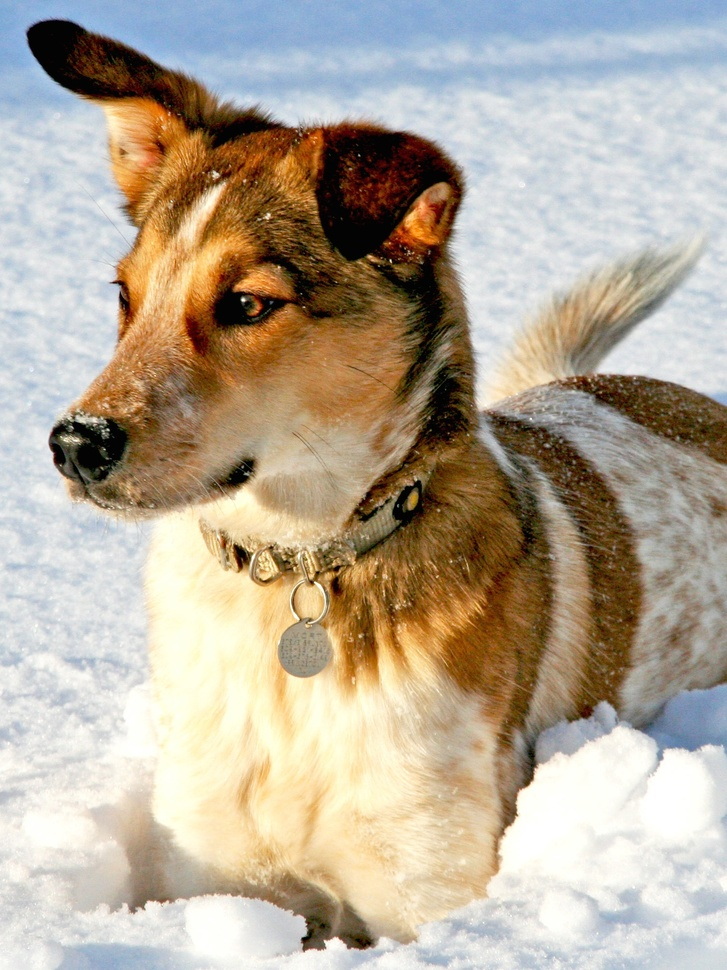
#> input picture HomeWork - Chapter 02/dog.jpg, 727 x 970 px, shrunk from 1500 x 2000 before the run
$ jupyter execute Exercise-2.1.ipynb
#> lines starting #> are read from the running program, lines starting #| are printed output that depends on the picture; after the words box and inside, x2 and y2 are one past the last pixel; in counts of white or black regions, pixels touching at a corner belong together
### Load the image dog.jpg and convert to grayscale. Use the FFT to compress the image at different compression ratios. Plot the error between the compressed and actual image as a function of the compression ratio.

[cell 1]
#Importing required Libraries
from matplotlib.image import imread
import numpy as np
import matplotlib.pyplot as plt
import os
plt.rcParams['figure.figsize'] = [12, 8]
plt.rcParams.update({'font.size': 18})

A = imread(os.path.join('dog.jpg'))
#> A is the input picture: shape (970, 727, 3); mean R, G, B 181.4, 169.5, 152
B = np.mean(A, -1); # Convert RGB to grayscale
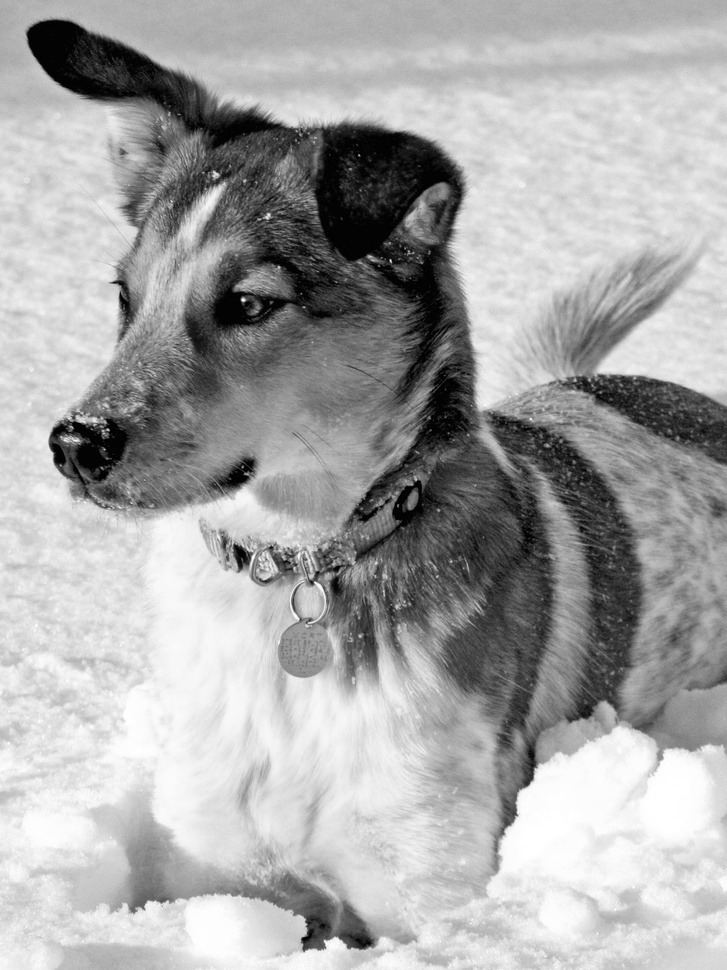
#> B: shape (970, 727) float64; min 0, max 255, mean 167.6

Bt = np.fft.fft2(B) # Using FFT
Btsort = np.sort(np.abs(Bt.reshape(-1))) # sort by magnitude to determine the Threshold for zeroing out some coedd

Error = [0]*4  # Creating an empty array for storing Error
k=0
# Zero out all small coefficients and inverse transform
for keep in (0.1, 0.05, 0.01, 0.002):
    thresh = Btsort[int(np.floor((1-keep)*len(Btsort)))]
    ind = np.abs(Bt)>thresh          # Find small indices
    Atlow = Bt * ind                 # Threshold small indices
    Alow = np.fft.ifft2(Atlow).real  # Compressed image
    plt.figure()
    plt.imshow(Alow,cmap='gray')
    plt.axis('off')
    plt.title('Compressed image: keep = ' + str(keep))
    Error[k] = np.square(np.subtract(B,Alow)).mean() # Calculating Root Mean Square error between compressed and original
    k=k+1
#> this loop made 4 passes
#> thresh on passes 1 to 4: 13678.1, 21531.7, 66746.6, 236923.7
#> pass 1, `ind = np.abs(Bt)>thresh`:
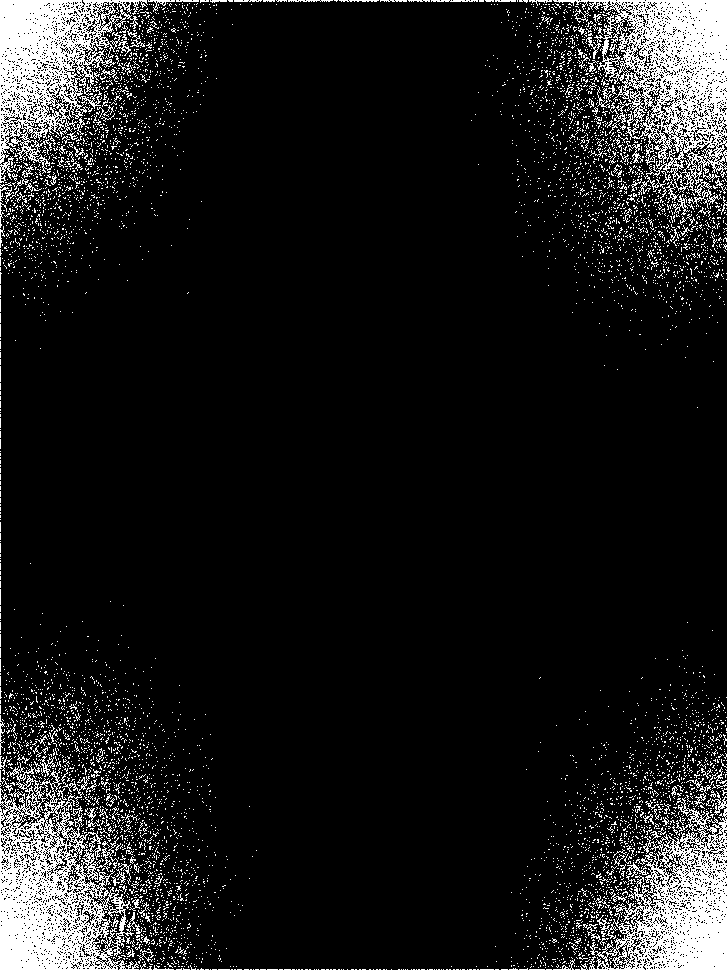
#> ind: shape (970, 727) bool; 10% white; 6167 white regions (6025 under 20 px), largest, box (x1, y1, x2, y2) and area: (553, 0, 727, 209) 14218, (0, 762, 143, 970) 14173, (0, 0, 148, 183) 11422
#> pass 2, `ind = np.abs(Bt)>thresh`:
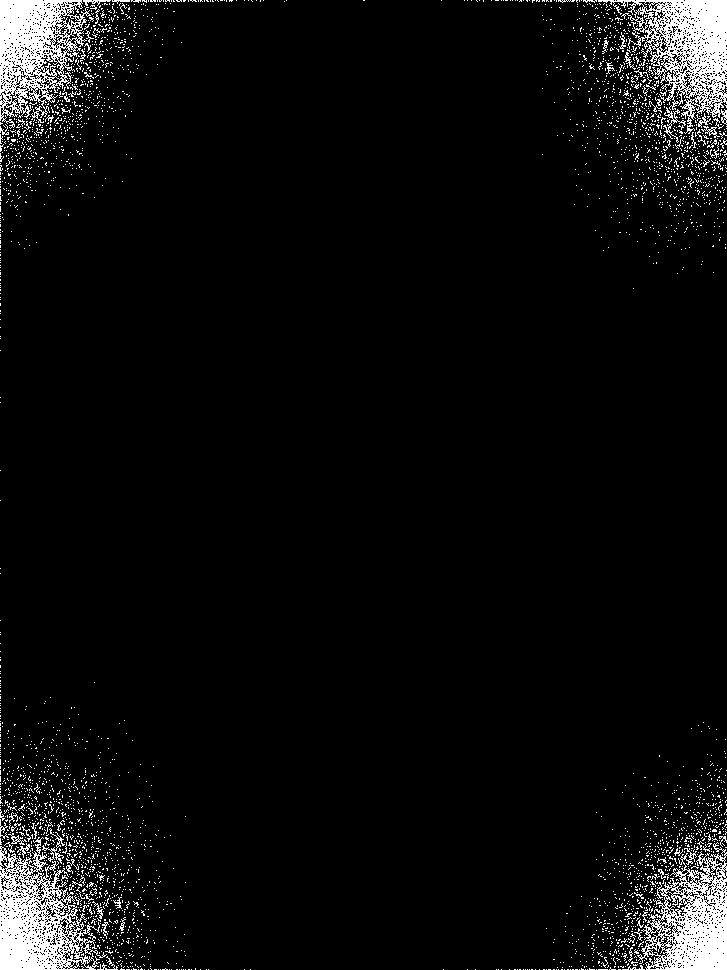
#> ind: shape (970, 727) bool; 5% white; 3584 white regions (3521 under 20 px), largest, box (x1, y1, x2, y2) and area: (598, 0, 727, 134) 6677, (0, 837, 107, 970) 6600, (0, 0, 91, 129) 6049
#> after the loop, Error = [31.7, 52.27, 124.2, 288.9]; k = 4
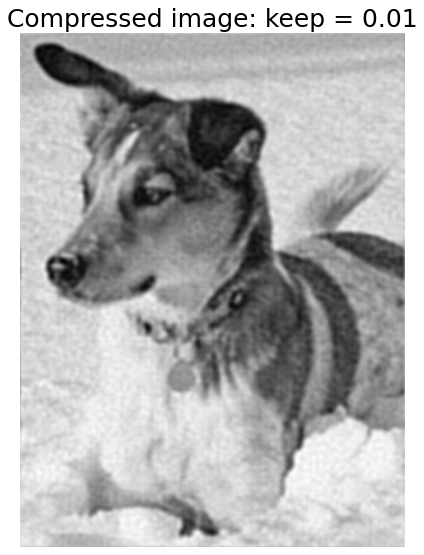
#> figure drawn by matplotlib, 1 panel
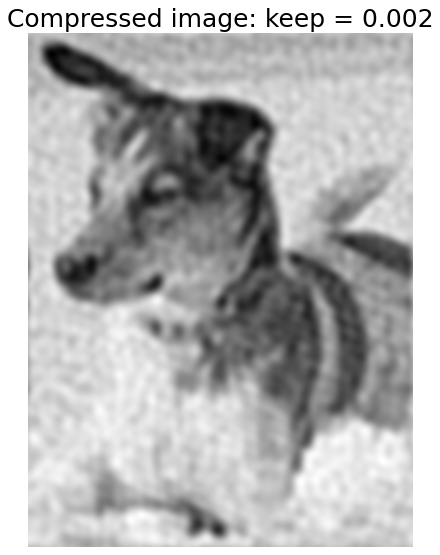
#> figure drawn by matplotlib, 1 panel

[cell 2]
comp_ratio = [1/0.1, 1/0.05, 1/0.01, 1/0.002] #1/keep is the compression ratio
plt.plot(comp_ratio, Error)

plt.xlabel("Compression Ratio")
plt.ylabel("Error")
plt.title("Error vs Compression")
plt.show()
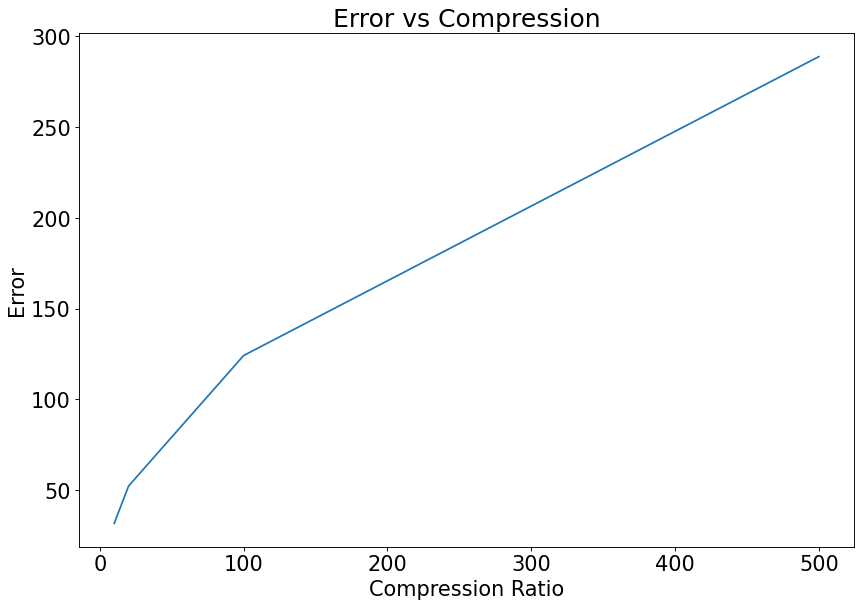
#> figure drawn by matplotlib, 1 panel
